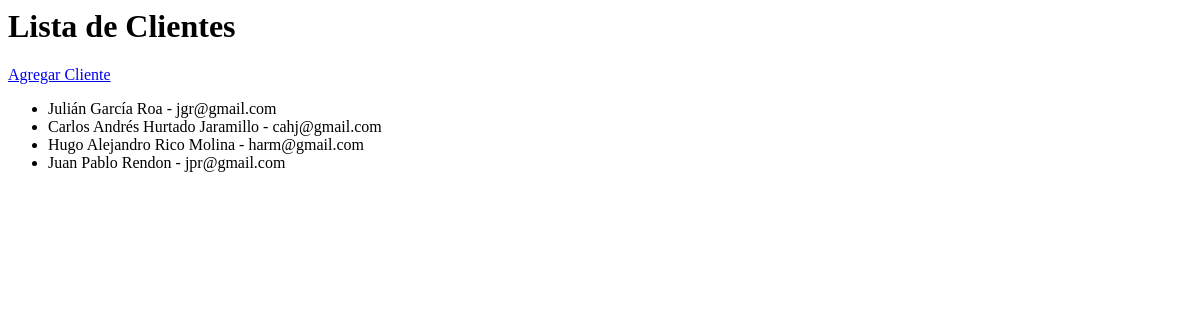
The page /productos/clientes/ on the database as committed earlier.
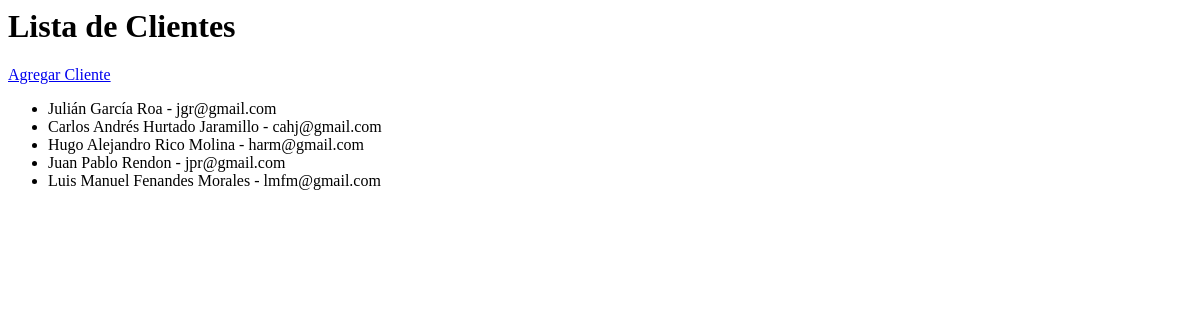
The same page on the database as committed later.
### ventas/models.py (models this page shows, shortened)
class Cliente(models.Model):
    nombre = models.CharField(max_length=100)
    email = models.EmailField(unique=True)
    telefono = models.CharField(max_length=15)

### ventas/views.py (the view)
# urls.py: path('clientes/', views.lista_clientes, name='lista_clientes'),
def lista_clientes(request):
    clientes = Cliente.objects.all()
    return render(request, 'ventas/lista_clientes.html', {'clientes': clientes})

### ventas/templates/ventas/lista_clientes.html
<h1>Lista de Clientes</h1>
<a href="{% url 'agregar_cliente' %}">Agregar Cliente</a>
<ul>
    {% for cliente in clientes %}
        <li>{{ cliente.nombre }} - {{ cliente.email }}</li>
    {% endfor %}
</ul>

Rows that differ between the two databases and show on the page:
added Cliente: nombre "Luis Manuel Fenandes Morales", email "lmfm@gmail.com"
